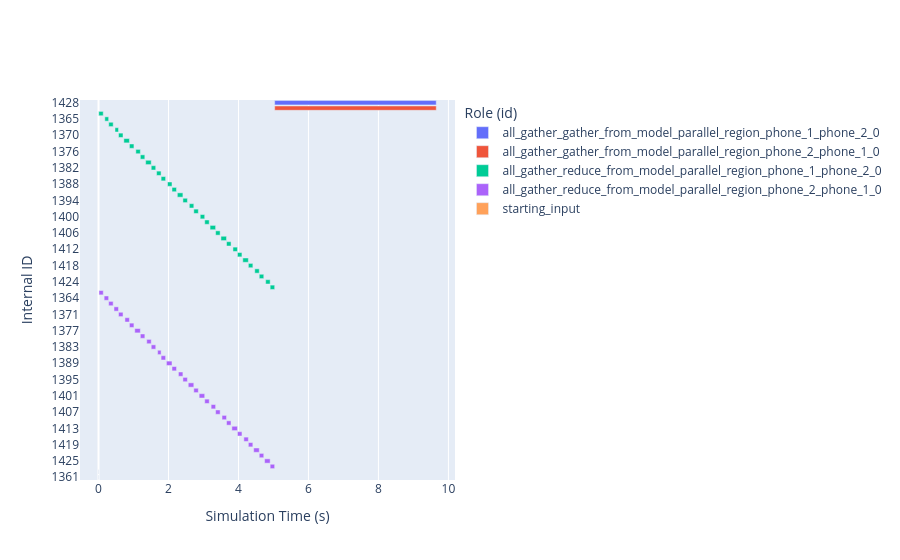

The notebook cell this image was saved under:
### Code cell
import json
import os
from typing import Dict, Any, List, Optional
import pandas as pd
from IPython.display import display

import plotly.express as px
import plotly.graph_objects as go

default_sample = """\
{"timestamp": 1759790081.822003, "device": "phone_2", "action": "idle", "time": 0.01679604311979629}
{"timestamp": 1759790081.822016, "time": 0.0799571066350519, "action": "transmit_end", "id": "all_gather_reduce_from_model_parallel_region_phone_1_phone_2_0", "internal_id": 1363, "duration": 0.07533652252252253}
{"timestamp": 1759790081.822017, "device": "phone_2", "action": "running", "time": 0.0799571066350519}
{"timestamp": 1759790081.846875, "time": 0.10479856463331555, "action": "transmit_start", "id": "all_gather_reduce_from_model_parallel_region_phone_2_phone_1_0", "internal_id": 1364, "size": 8286208.0}
{"timestamp": 1759790081.846889, "device": "phone_2", "action": "idle", "time": 0.1048207316385425}
{"timestamp": 1759790081.84691, "time": 0.09211773163821374, "action": "transmit_end", "id": "all_gather_reduce_from_model_parallel_region_phone_2_phone_1_0", "internal_id": 1362, "duration": 0.07533652252252253}
{"timestamp": 1759790081.846913, "device": "phone_1", "action": "running", "time": 0.09211773163821374}
{"timestamp": 1759790081.89344, "time": 0.13863189764794254, "action": "transmit_start", "id": "all_gather_reduce_from_model_parallel_region_phone_1_phone_2_0", "internal_id": 1365, "size": 8286208.0}
{"timestamp": 1759790081.8934531, "device": "phone_1", "action": "idle", "time": 0.1386457726371783}
{"timestamp": 1759790081.893468, "device": "phone_2", "action": "running", "time": 0.1048207316385425}
"""


def parse_src_dst(name: str) -> tuple[Optional[str], Optional[str]]:
    if not name:
        return None, None
    parts = name.split("_")
    try:
        idx = None
        for i in range(len(parts) - 1, -1, -1):
            if parts[i].isdigit():
                idx = i
                break
        if idx is None:
            return None, None

        def pop_name_num(j):
            if j - 1 >= 0 and parts[j - 1].isdigit() and j - 2 >= 0:
                return f"{parts[j - 2]}_{parts[j - 1]}", j - 2
            return parts[j - 1], j - 1

        dst, j = pop_name_num(idx)
        src, _ = pop_name_num(j)
        return src, dst
    except Exception:
        return None, None


def load_jsonl_or_sample(path: str) -> List[Dict[str, Any]]:
    events = []
    if os.path.exists(path):
        with open(path, "r") as f:
            for line in f:
                line = line.strip()
                if not line:
                    continue
                try:
                    events.append(json.loads(line))
                except json.JSONDecodeError:
                    continue
    if not events:
        events = [json.loads(line) for line in default_sample.strip().splitlines()]
    return events


events = load_jsonl_or_sample("../profile_out/event_log.jsonl")


starts: Dict[int, Dict[str, Any]] = {}
ends: Dict[int, Dict[str, Any]] = {}
meta: Dict[int, Dict[str, Any]] = {}

for ev in events:
    if not isinstance(ev, dict):
        continue
    action = ev.get("action", "")
    if not action.startswith("transmit_"):
        continue

    iid = ev.get("internal_id")
    if iid is None:
        continue

    if iid not in meta:
        meta[iid] = {}
    for k in ("id", "size"):
        if k in ev and k not in meta[iid]:
            meta[iid][k] = ev[k]

    if action == "transmit_start":
        starts[iid] = ev
    elif action == "transmit_end":
        ends[iid] = ev

rows = []
for iid, m in meta.items():
    s = starts.get(iid)
    e = ends.get(iid)

    name = m.get("id", f"internal_{iid}")
    size = m.get("size")
    src, dst = parse_src_dst(name)

    start_t = None
    end_t = None
    duration = None

    if s and "time" in s:
        start_t = float(s["time"])
    if e and "time" in e:
        end_t = float(e["time"])

    if s and "duration" in s:
        duration = float(s["duration"])
    if e and "duration" in e:
        duration = float(e["duration"])

    if start_t is not None and end_t is None and duration is not None:
        end_t = start_t + duration
    if end_t is not None and start_t is None and duration is not None:
        start_t = end_t - duration

    if (start_t is None or end_t is None) and e and ("time" in e) and ("duration" in e):
        end_t = float(e["time"])
        start_t = end_t - float(e["duration"])

    if start_t is None or end_t is None:
        continue

    rows.append(
        {
            "internal_id": iid,
            "name": name,
            "start": start_t,
            "end": end_t,
            "duration_s": end_t - start_t,
            "size_bytes": float(size) if size is not None else None,
            "src": src,
            "dst": dst,
        }
    )

df = pd.DataFrame(rows).sort_values(by=["start", "end", "internal_id"]).reset_index(drop=True)
df["internal_id_str"] = df["internal_id"].astype(str)
df["start"] = pd.to_numeric(df["start"], errors="coerce")
df["end"] = pd.to_numeric(df["end"], errors="coerce")

if df.empty:
    print("No intervals could be built from transmit events (need transmit_end with duration, or start+end pairs).")
else:
    fig = go.Figure()

    for name, dfg in df.groupby("name"):
        fig.add_bar(
            orientation="h",
            y=dfg["internal_id_str"],
            x=dfg["duration_s"],      # bar width = duration
            base=dfg["start"],        # bar start position
            name=name,
            hovertext=dfg.apply(
                lambda r: f"{r['name']}<br>ID:{r['internal_id']}<br>"
                        f"start:{r['start']:.6f}s <br>"
                        f"end:{r['end']:.6f}s<br>"
                        f"dur:{r['duration_s']:.6f}s <br>"
                        f"[src:{r['src']}] - [dst:{r['dst']}]<br>"
                        f"size: {r['size_bytes'] / 1024:.2f} KB" if r['size_bytes'] is not None else "size: N/A",
                axis=1,
            ),
            hoverinfo="text",
        )

    fig.update_yaxes(autorange="reversed", title="Internal ID")
    fig.update_xaxes(title="Simulation Time (s)", type="linear", rangeslider_visible=False)
    fig.update_layout(barmode="overlay", hovermode="closest", legend_title_text="Role (id)")
    display(fig)

### Figure 1 — Plotly figure (JSON) as saved in the notebook; plotly's stock layout.template omitted (floating-point values rounded to 4 significant figures)
{"data": [{"base": [5.035], "hoverinfo": "text", "hovertext": ["all_gather_gather_from_model_parallel_region_phone_1_phone_2_0<br>ID:1428<br>start:5.034636s <br>end:9.652104s<br>dur:4.617469s <br>[src:phone_1] - [dst:phone_2]<br>size: 253380.75 KB"], "name": "all_gather_gather_from_model_parallel_region_phone_1_phone_2_0", "orientation": "h", "type": "bar", "x": [4.617], "y": ["1428"]}, {"base": [5.035], "hoverinfo": "text", "hovertext": ["all_gather_gather_from_model_parallel_region_phone_2_phone_1_0<br>ID:1429<br>start:5.035147s <br>end:9.652473s<br>dur:4.617326s <br>[src:phone_2] - [dst:phone_1]<br>size: 253380.75 KB"], "name": "all_gather_gather_from_model_parallel_region_phone_2_phone_1_0", "orientation": "h", "type": "bar", "x": [4.617], "y": ["1429"]}, {"base": [0.006981, 0.1801, 0.2921, 0.471, 0.5719, 0.7244, 0.8838, 1.067, 1.195, 1.348, 1.507, 1.66, 1.789, 1.972, 2.101, 2.253, 2.412, 2.595, 2.724, 2.907, 3.036, 3.188, 3.347, 3.5, 3.659, 3.842, 3.971, 4.124, 4.283, 4.466, 4.594, 4.777, 4.906], "hoverinfo": "text", "hovertext": ["all_gather_reduce_from_model_parallel_region_phone_1_phone_2_0<br>ID:1363<br>start:0.006981s <br>end:0.135252s<br>dur:0.128270s <br>[src:phone_1] - [dst:phone_2]<br>size: 8092.00 KB", "all_gather_reduce_from_model_parallel_region_phone_1_phone_2_0<br>ID:1365<br>start:0.180103s <br>end:0.290260s<br>dur:0.110158s <br>[src:phone_1] - [dst:phone_2]<br>size: 8092.00 KB", "all_gather_reduce_from_model_parallel_region_phone_1_phone_2_0<br>ID:1366<br>start:0.292053s <br>end:0.419684s<br>dur:0.127631s <br>[src:phone_1] - [dst:phone_2]<br>size: 8092.00 KB", "all_gather_reduce_from_model_parallel_region_phone_1_phone_2_0<br>ID:1368<br>start:0.471034s <br>end:0.572368s<br>dur:0.101334s <br>[src:phone_1] - [dst:phone_2]<br>size: 8092.00 KB", "all_gather_reduce_from_model_parallel_region_phone_1_phone_2_0<br>ID:1370<br>start:0.571882s <br>end:0.700996s<br>dur:0.129114s <br>[src:phone_1] - [dst:phone_2]<br>size: 8092.00 KB", "all_gather_reduce_from_model_parallel_region_phone_1_phone_2_0<br>ID:1373<br>start:0.724386s <br>end:0.883606s<br>dur:0.159221s <br>[src:phone_1] - [dst:phone_2]<br>size: 8092.00 KB", "all_gather_reduce_from_model_parallel_region_phone_1_phone_2_0<br>ID:1374<br>start:0.883804s <br>end:1.012949s<br>dur:0.129145s <br>[src:phone_1] - [dst:phone_2]<br>size: 8092.00 KB", "all_gather_reduce_from_model_parallel_region_phone_1_phone_2_0<br>ID:1376<br>start:1.066895s <br>end:1.195164s<br>dur:0.128269s <br>[src:phone_1] - [dst:phone_2]<br>size: 8092.00 KB", "all_gather_reduce_from_model_parallel_region_phone_1_phone_2_0<br>ID:1379<br>start:1.195384s <br>end:1.323668s<br>dur:0.128284s <br>[src:phone_1] - [dst:phone_2]<br>size: 8092.00 KB", "all_gather_reduce_from_model_parallel_region_phone_1_phone_2_0<br>ID:1381<br>start:1.348013s <br>end:1.506733s<br>dur:0.158719s <br>[src:phone_1] - [dst:phone_2]<br>size: 8092.00 KB", "all_gather_reduce_from_model_parallel_region_phone_1_phone_2_0<br>ID:1382<br>start:1.506923s <br>end:1.635190s<br>dur:0.128267s <br>[src:phone_1] - [dst:phone_2]<br>size: 8092.00 KB", "all_gather_reduce_from_model_parallel_region_phone_1_phone_2_0<br>ID:1385<br>start:1.659862s <br>end:1.788144s<br>dur:0.128282s <br>[src:phone_1] - [dst:phone_2]<br>size: 8092.00 KB", "all_gather_reduce_from_model_parallel_region_phone_1_phone_2_0<br>ID:1387<br>start:1.789258s <br>end:1.917767s<br>dur:0.128509s <br>[src:phone_1] - [dst:phone_2]<br>size: 8092.00 KB", "all_gather_reduce_from_model_parallel_region_phone_1_phone_2_0<br>ID:1388<br>start:1.972056s <br>end:2.100334s<br>dur:0.128278s <br>[src:phone_1] - [dst:phone_2]<br>size: 8092.00 KB", "all_gather_reduce_from_model_parallel_region_phone_1_phone_2_0<br>ID:1391<br>start:2.100532s <br>end:2.228831s<br>dur:0.128299s <br>[src:phone_1] - [dst:phone_2]<br>size: 8092.00 KB", "all_gather_reduce_from_model_parallel_region_phone_1_phone_2_0<br>ID:1393<br>start:2.253118s <br>end:2.412143s<br>dur:0.159025s <br>[src:phone_1] - [dst:phone_2]<br>size: 8092.00 KB", "all_gather_reduce_from_model_parallel_region_phone_1_phone_2_0<br>ID:1394<br>start:2.412387s <br>end:2.541511s<br>dur:0.129125s <br>[src:phone_1] - [dst:phone_2]<br>size: 8092.00 KB", "all_gather_reduce_from_model_parallel_region_phone_1_phone_2_0<br>ID:1396<br>start:2.595386s <br>end:2.723656s<br>dur:0.128270s <br>[src:phone_1] - [dst:phone_2]<br>size: 8092.00 KB", "all_gather_reduce_from_model_parallel_region_phone_1_phone_2_0<br>ID:1399<br>start:2.723860s <br>end:2.852996s<br>dur:0.129136s <br>[src:phone_1] - [dst:phone_2]<br>size: 8092.00 KB", "all_gather_reduce_from_model_parallel_region_phone_1_phone_2_0<br>ID:1400<br>start:2.907056s <br>end:3.035325s<br>dur:0.128268s <br>[src:phone_1] - [dst:phone_2]<br>size: 8092.00 KB", "all_gather_reduce_from_model_parallel_region_phone_1_phone_2_0<br>ID:1403<br>start:3.035523s <br>end:3.163840s<br>dur:0.128318s <br>[src:phone_1] - [dst:phone_2]<br>size: 8092.00 KB", "all_gather_reduce_from_model_parallel_region_phone_1_phone_2_0<br>ID:1405<br>start:3.188373s <br>end:3.346926s<br>dur:0.158553s <br>[src:phone_1] - [dst:phone_2]<br>size: 8092.00 KB", "all_gather_reduce_from_model_parallel_region_phone_1_phone_2_0<br>ID:1406<br>start:3.347121s <br>end:3.475392s<br>dur:0.128271s <br>[src:phone_1] - [dst:phone_2]<br>size: 8092.00 KB", "all_gather_reduce_from_model_parallel_region_phone_1_phone_2_0<br>ID:1409<br>start:3.499744s <br>end:3.658550s<br>dur:0.158806s <br>[src:phone_1] - [dst:phone_2]<br>size: 8092.00 KB", "all_gather_reduce_from_model_parallel_region_phone_1_phone_2_0<br>ID:1410<br>start:3.658735s <br>end:3.787881s<br>dur:0.129146s <br>[src:phone_1] - [dst:phone_2]<br>size: 8092.00 KB", "all_gather_reduce_from_model_parallel_region_phone_1_phone_2_0<br>ID:1412<br>start:3.842414s <br>end:3.970681s<br>dur:0.128267s <br>[src:phone_1] - [dst:phone_2]<br>size: 8092.00 KB", "all_gather_reduce_from_model_parallel_region_phone_1_phone_2_0<br>ID:1415<br>start:3.970877s <br>end:4.099148s<br>dur:0.128271s <br>[src:phone_1] - [dst:phone_2]<br>size: 8092.00 KB", "all_gather_reduce_from_model_parallel_region_phone_1_phone_2_0<br>ID:1417<br>start:4.123626s <br>end:4.282322s<br>dur:0.158696s <br>[src:phone_1] - [dst:phone_2]<br>size: 8092.00 KB", "all_gather_reduce_from_model_parallel_region_phone_1_phone_2_0<br>ID:1418<br>start:4.282591s <br>end:4.411686s<br>dur:0.129095s <br>[src:phone_1] - [dst:phone_2]<br>size: 8092.00 KB", "all_gather_reduce_from_model_parallel_region_phone_1_phone_2_0<br>ID:1420<br>start:4.465758s <br>end:4.594027s<br>dur:0.128269s <br>[src:phone_1] - [dst:phone_2]<br>size: 8092.00 KB", "all_gather_reduce_from_model_parallel_region_phone_1_phone_2_0<br>ID:1423<br>start:4.594219s <br>end:4.723364s<br>dur:0.129144s <br>[src:phone_1] - [dst:phone_2]<br>size: 8092.00 KB", "all_gather_reduce_from_model_parallel_region_phone_1_phone_2_0<br>ID:1424<br>start:4.777332s <br>end:4.905602s<br>dur:0.128269s <br>[src:phone_1] - [dst:phone_2]<br>size: 8092.00 KB", "all_gather_reduce_from_model_parallel_region_phone_1_phone_2_0<br>ID:1427<br>start:4.905801s <br>end:5.034933s<br>dur:0.129132s <br>[src:phone_1] - [dst:phone_2]<br>size: 8092.00 KB"], "name": "all_gather_reduce_from_model_parallel_region_phone_1_phone_2_0", "orientation": "h", "type": "bar", "x": [0.1283, 0.1102, 0.1276, 0.1013, 0.1291, 0.1592, 0.1291, 0.1283, 0.1283, 0.1587, 0.1283, 0.1283, 0.1285, 0.1283, 0.1283, 0.159, 0.1291, 0.1283, 0.1291, 0.1283, 0.1283, 0.1586, 0.1283, 0.1588, 0.1291, 0.1283, 0.1283, 0.1587, 0.1291, 0.1283, 0.1291, 0.1283, 0.1291], "y": ["1363", "1365", "1366", "1368", "1370", "1373", "1374", "1376", "1379", "1381", "1382", "1385", "1387", "1388", "1391", "1393", "1394", "1396", "1399", "1400", "1403", "1405", "1406", "1409", "1410", "1412", "1415", "1417", "1418", "1420", "1423", "1424", "1427"]}, {"base": [0.01468, 0.1611, 0.2905, 0.4432, 0.5727, 0.7553, 0.8838, 1.036, 1.195, 1.378, 1.507, 1.69, 1.789, 1.941, 2.101, 2.284, 2.412, 2.565, 2.724, 2.877, 3.036, 3.219, 3.347, 3.53, 3.659, 3.811, 3.971, 4.154, 4.283, 4.435, 4.594, 4.747, 4.906], "hoverinfo": "text", "hovertext": ["all_gather_reduce_from_model_parallel_region_phone_2_phone_1_0<br>ID:1362<br>start:0.014679s <br>end:0.136127s<br>dur:0.121448s <br>[src:phone_2] - [dst:phone_1]<br>size: 8092.00 KB", "all_gather_reduce_from_model_parallel_region_phone_2_phone_1_0<br>ID:1364<br>start:0.161114s <br>end:0.289403s<br>dur:0.128289s <br>[src:phone_2] - [dst:phone_1]<br>size: 8092.00 KB", "all_gather_reduce_from_model_parallel_region_phone_2_phone_1_0<br>ID:1367<br>start:0.290538s <br>end:0.418807s<br>dur:0.128269s <br>[src:phone_2] - [dst:phone_1]<br>size: 8092.00 KB", "all_gather_reduce_from_model_parallel_region_phone_2_phone_1_0<br>ID:1369<br>start:0.443222s <br>end:0.571503s<br>dur:0.128281s <br>[src:phone_2] - [dst:phone_1]<br>size: 8092.00 KB", "all_gather_reduce_from_model_parallel_region_phone_2_phone_1_0<br>ID:1371<br>start:0.572723s <br>end:0.701028s<br>dur:0.128305s <br>[src:phone_2] - [dst:phone_1]<br>size: 8092.00 KB", "all_gather_reduce_from_model_parallel_region_phone_2_phone_1_0<br>ID:1372<br>start:0.755337s <br>end:0.883606s<br>dur:0.128269s <br>[src:phone_2] - [dst:phone_1]<br>size: 8092.00 KB", "all_gather_reduce_from_model_parallel_region_phone_2_phone_1_0<br>ID:1375<br>start:0.883803s <br>end:1.012072s<br>dur:0.128269s <br>[src:phone_2] - [dst:phone_1]<br>size: 8092.00 KB", "all_gather_reduce_from_model_parallel_region_phone_2_phone_1_0<br>ID:1377<br>start:1.036461s <br>end:1.195164s<br>dur:0.158703s <br>[src:phone_2] - [dst:phone_1]<br>size: 8092.00 KB", "all_gather_reduce_from_model_parallel_region_phone_2_phone_1_0<br>ID:1378<br>start:1.195398s <br>end:1.324530s<br>dur:0.129131s <br>[src:phone_2] - [dst:phone_1]<br>size: 8092.00 KB", "all_gather_reduce_from_model_parallel_region_phone_2_phone_1_0<br>ID:1380<br>start:1.378465s <br>end:1.506733s<br>dur:0.128267s <br>[src:phone_2] - [dst:phone_1]<br>size: 8092.00 KB", "all_gather_reduce_from_model_parallel_region_phone_2_phone_1_0<br>ID:1383<br>start:1.506923s <br>end:1.636069s<br>dur:0.129146s <br>[src:phone_2] - [dst:phone_1]<br>size: 8092.00 KB", "all_gather_reduce_from_model_parallel_region_phone_2_phone_1_0<br>ID:1384<br>start:1.690104s <br>end:1.789008s<br>dur:0.098904s <br>[src:phone_2] - [dst:phone_1]<br>size: 8092.00 KB", "all_gather_reduce_from_model_parallel_region_phone_2_phone_1_0<br>ID:1386<br>start:1.788621s <br>end:1.917525s<br>dur:0.128904s <br>[src:phone_2] - [dst:phone_1]<br>size: 8092.00 KB", "all_gather_reduce_from_model_parallel_region_phone_2_phone_1_0<br>ID:1389<br>start:1.941240s <br>end:2.100334s<br>dur:0.159094s <br>[src:phone_2] - [dst:phone_1]<br>size: 8092.00 KB", "all_gather_reduce_from_model_parallel_region_phone_2_phone_1_0<br>ID:1390<br>start:2.100562s <br>end:2.229678s<br>dur:0.129116s <br>[src:phone_2] - [dst:phone_1]<br>size: 8092.00 KB", "all_gather_reduce_from_model_parallel_region_phone_2_phone_1_0<br>ID:1392<br>start:2.283871s <br>end:2.412143s<br>dur:0.128272s <br>[src:phone_2] - [dst:phone_1]<br>size: 8092.00 KB", "all_gather_reduce_from_model_parallel_region_phone_2_phone_1_0<br>ID:1395<br>start:2.412365s <br>end:2.540657s<br>dur:0.128292s <br>[src:phone_2] - [dst:phone_1]<br>size: 8092.00 KB", "all_gather_reduce_from_model_parallel_region_phone_2_phone_1_0<br>ID:1397<br>start:2.565055s <br>end:2.723656s<br>dur:0.158601s <br>[src:phone_2] - [dst:phone_1]<br>size: 8092.00 KB", "all_gather_reduce_from_model_parallel_region_phone_2_phone_1_0<br>ID:1398<br>start:2.723850s <br>end:2.852126s<br>dur:0.128276s <br>[src:phone_2] - [dst:phone_1]<br>size: 8092.00 KB", "all_gather_reduce_from_model_parallel_region_phone_2_phone_1_0<br>ID:1401<br>start:2.876567s <br>end:3.035325s<br>dur:0.158757s <br>[src:phone_2] - [dst:phone_1]<br>size: 8092.00 KB", "all_gather_reduce_from_model_parallel_region_phone_2_phone_1_0<br>ID:1402<br>start:3.035572s <br>end:3.164669s<br>dur:0.129097s <br>[src:phone_2] - [dst:phone_1]<br>size: 8092.00 KB", "all_gather_reduce_from_model_parallel_region_phone_2_phone_1_0<br>ID:1404<br>start:3.218656s <br>end:3.346926s<br>dur:0.128270s <br>[src:phone_2] - [dst:phone_1]<br>size: 8092.00 KB", "all_gather_reduce_from_model_parallel_region_phone_2_phone_1_0<br>ID:1407<br>start:3.347125s <br>end:3.476267s<br>dur:0.129142s <br>[src:phone_2] - [dst:phone_1]<br>size: 8092.00 KB", "all_gather_reduce_from_model_parallel_region_phone_2_phone_1_0<br>ID:1408<br>start:3.530281s <br>end:3.658550s<br>dur:0.128269s <br>[src:phone_2] - [dst:phone_1]<br>size: 8092.00 KB", "all_gather_reduce_from_model_parallel_region_phone_2_phone_1_0<br>ID:1411<br>start:3.658735s <br>end:3.787002s<br>dur:0.128267s <br>[src:phone_2] - [dst:phone_1]<br>size: 8092.00 KB", "all_gather_reduce_from_model_parallel_region_phone_2_phone_1_0<br>ID:1413<br>start:3.811352s <br>end:3.970681s<br>dur:0.159329s <br>[src:phone_2] - [dst:phone_1]<br>size: 8092.00 KB", "all_gather_reduce_from_model_parallel_region_phone_2_phone_1_0<br>ID:1414<br>start:3.970882s <br>end:4.100023s<br>dur:0.129141s <br>[src:phone_2] - [dst:phone_1]<br>size: 8092.00 KB", "all_gather_reduce_from_model_parallel_region_phone_2_phone_1_0<br>ID:1416<br>start:4.154054s <br>end:4.282322s<br>dur:0.128268s <br>[src:phone_2] - [dst:phone_1]<br>size: 8092.00 KB", "all_gather_reduce_from_model_parallel_region_phone_2_phone_1_0<br>ID:1419<br>start:4.282540s <br>end:4.410860s<br>dur:0.128320s <br>[src:phone_2] - [dst:phone_1]<br>size: 8092.00 KB", "all_gather_reduce_from_model_parallel_region_phone_2_phone_1_0<br>ID:1421<br>start:4.435125s <br>end:4.594027s<br>dur:0.158902s <br>[src:phone_2] - [dst:phone_1]<br>size: 8092.00 KB", "all_gather_reduce_from_model_parallel_region_phone_2_phone_1_0<br>ID:1422<br>start:4.594218s <br>end:4.722485s<br>dur:0.128268s <br>[src:phone_2] - [dst:phone_1]<br>size: 8092.00 KB", "all_gather_reduce_from_model_parallel_region_phone_2_phone_1_0<br>ID:1425<br>start:4.746755s <br>end:4.905602s<br>dur:0.158847s <br>[src:phone_2] - [dst:phone_1]<br>size: 8092.00 KB", "all_gather_reduce_from_model_parallel_region_phone_2_phone_1_0<br>ID:1426<br>start:4.905787s <br>end:5.034067s<br>dur:0.128280s <br>[src:phone_2] - [dst:phone_1]<br>size: 8092.00 KB"], "name": "all_gather_reduce_from_model_parallel_region_phone_2_phone_1_0", "orientation": "h", "type": "bar", "x": [0.1214, 0.1283, 0.1283, 0.1283, 0.1283, 0.1283, 0.1283, 0.1587, 0.1291, 0.1283, 0.1291, 0.0989, 0.1289, 0.1591, 0.1291, 0.1283, 0.1283, 0.1586, 0.1283, 0.1588, 0.1291, 0.1283, 0.1291, 0.1283, 0.1283, 0.1593, 0.1291, 0.1283, 0.1283, 0.1589, 0.1283, 0.1588, 0.1283], "y": ["1362", "1364", "1367", "1369", "1371", "1372", "1375", "1377", "1378", "1380", "1383", "1384", "1386", "1389", "1390", "1392", "1395", "1397", "1398", "1401", "1402", "1404", "1407", "1408", "1411", "1413", "1414", "1416", "1419", "1421", "1422", "1425", "1426"]}, {"base": [0, 0], "hoverinfo": "text", "hovertext": ["starting_input<br>ID:1360<br>start:0.000000s <br>end:0.001303s<br>dur:0.001303s <br>[src:None] - [dst:None]<br>size: 0.00 KB", "starting_input<br>ID:1361<br>start:0.000000s <br>end:0.001303s<br>dur:0.001303s <br>[src:None] - [dst:None]<br>size: 0.00 KB"], "name": "starting_input", "orientation": "h", "type": "bar", "x": [0.001303, 0.001303], "y": ["1360", "1361"]}], "layout": {"barmode": "overlay", "hovermode": "closest", "legend": {"title": {"text": "Role (id)"}}, "xaxis": {"rangeslider": {"visible": false}, "title": {"text": "Simulation Time (s)"}, "type": "linear"}, "yaxis": {"autorange": "reversed", "title": {"text": "Internal ID"}}}}
